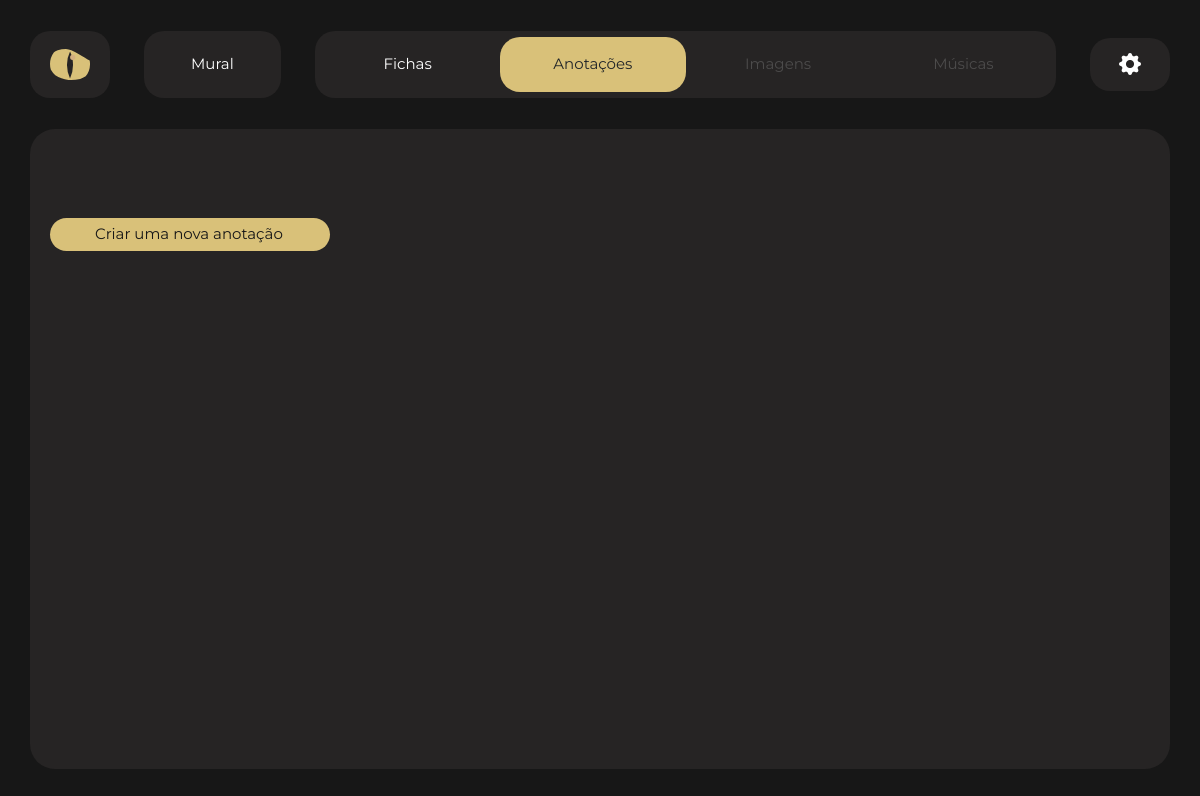
The page /campanha/14/anotacoes (signed in) on the database as committed earlier.
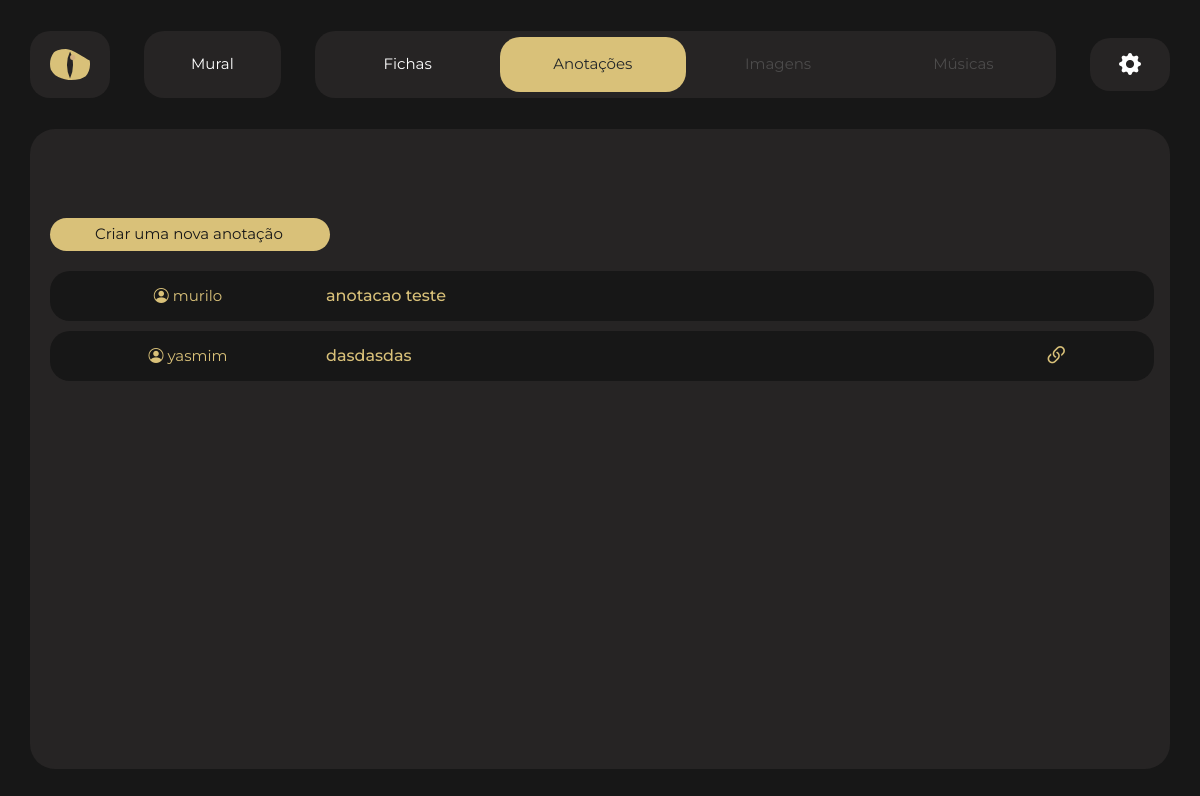
The same page on the database as committed later.
### manager/models.py (models this page shows, shortened)
class Anotacao(models.Model):
    campanha = models.ForeignKey(Campanha,on_delete=models.CASCADE)
    autor = models.ForeignKey(get_user_model(), on_delete=models.CASCADE)
    titulo = models.CharField(max_length=100)
    data_anotacao = models.DateField(auto_now_add=True)
    texto = models.TextField()
    visibilidade = models.ManyToManyField(get_user_model(), blank=True, related_name='anotacoes_visiveis')

### manager/views.py (the view)
# urls.py: path('campanha/<int:pk>/anotacoes', DashboardAnotacoes.as_view(), name='dashboard-anotacoes'),
class DashboardAnotacoes(LoginRequiredMixin, UserPassesTestMixin, DetailView):
    template_name = "manager/dashboard/anotacoes.html"
    model = Campanha
    def get_context_data(self, **kwargs):
        context = super().get_context_data(**kwargs)
        campanha = self.get_object()
        todas_anotacoes = Anotacao.objects.filter(campanha=campanha)
        user = self.request.user
        anotacoes_filtradas = todas_anotacoes.filter(
            Q(autor=user) | Q(visibilidade=user)
        ).order_by('-data_anotacao').distinct()
        context['anotacoes'] = anotacoes_filtradas
        return context
    def get(self, request, *args, **kwargs):
        user = self.request.user
        queryset = Campanha.objects.filter(Q(mestre=user) | Q(jogador=user))
        if not queryset.exists():
            return reverse_lazy('index')
        return super().get(request, *args, **kwargs)
    def test_func(self):
        campanha = self.get_object()
        is_mestre = self.request.user == campanha.mestre
        is_jogador = self.request.user in campanha.jogador.all()
        return (
            is_mestre or
            is_jogador or
            self.request.user.is_superuser
        )

### manager/templates/manager/dashboard/anotacoes.html (shortened to what this page needs)
{% extends 'base_dashboard.html' %}
{% block nav %}
  <div class="mural">
    <a class="botao" href="{% url 'dashboard' campanha.pk %}">Mural</a>
  </div>
  <div class="opcoes">
    <a class="botao-1" href="{% url 'dashboard-fichas' campanha.pk %}">Fichas</a>
    <a class="botao-1-ativo">Anotações</a>
    <a style="color: #4C4B4B;" class="botao-1-desativado">Imagens</a>
    <a style="color: #4C4B4B;" class="botao-1-desativado">Músicas</a>
  </div>
  <div class="
  {% if request.user != campanha.mestre %}
  configuracoes-desativado
  {% else %}
  configuracoes
  {% endif %}
  ">
    <a
    {% if request.user == campanha.mestre %}
    href="{% url "campanha-editar" campanha.pk %}"
    {% endif %}
    ><i
    class="bi bi-gear-fill"></i></a>
  </div>
{% endblock %}
{% block content %}
  <div class="area-fichas">
    <div class="af-l-side">
      <a href="{% url 'anotacao-create' campanha.pk %}" style="width: 280px;" class="criar-ficha">Criar uma nova anotação</a>
      <div class="lista-anotacoes">
        {% for anotacao in anotacoes %}
          <a style="cursor: pointer;" data-toggle="modal" data-target="#myModal{{ anotacao.pk }}" class="anotacao">
            <div class="a-autor">
              <i class="bi bi-person-circle"></i>
              {{anotacao.autor}}
            </div>
            <h3 class="a-titulo">{{ anotacao.titulo }}</h3>
            <h3 class="a-status">
              {% if request.user in anotacao.visibilidade.all %}
              <i class="bi bi-link-45deg"></i>
              {% endif %}
            </h3>
          </a>
        {% endfor %}
      </div>
    </div>
  </div>
{% endblock %}

Rows that differ between the two databases and show on the page:
added Anotacao: autor "murilo", titulo "anotacao teste"
added Anotacao: autor "yasmim", titulo "dasdasdas"
